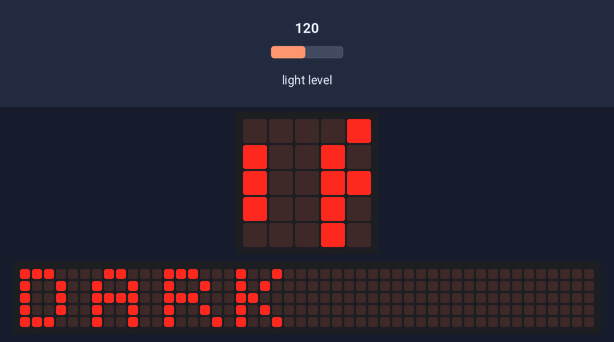
This program was run on a simulated BBC micro:bit (MakeCode). On the bench: the board's 5×5 LED display, a strip that is not on the board, showing the scrolling text unrolled. The inputs (shaded band) are chosen by the test bench; at power-on: light level 120. The 48×5 strip is a reading aid, not a part: it shows the text the display is scrolling, unrolled, one strip-width of it at a time.

Above: at 1.27 s.
1.3 s: light level set to 104
10.5 s: light level set to 97
At 13.63 s:
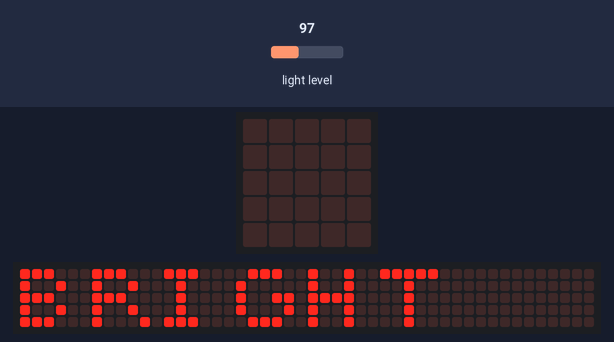
At 14.4 s:
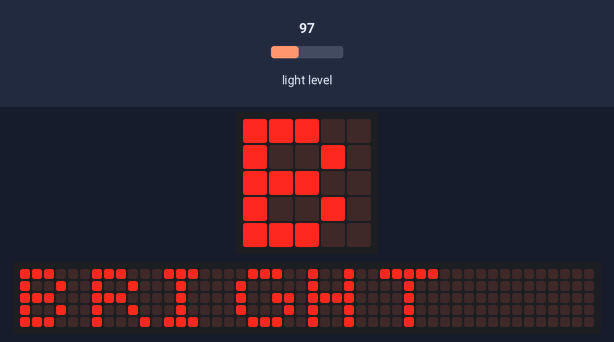
15.5 s: light level set to 128
At 20.85 s:
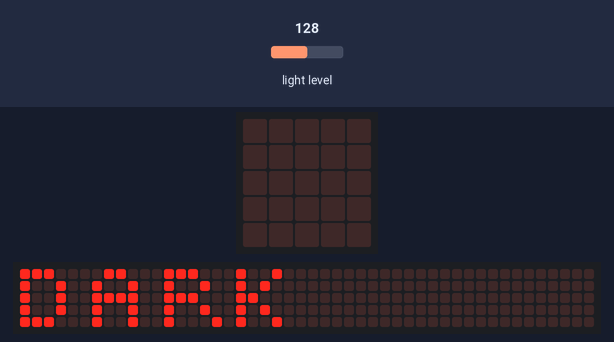

Measured:
- the behaviour switches between 101 and 100 on light level (found by bisection; images 0 and 1)
- after the input at 10.5 s, the display: first differs from a run without the input after 3.1 s (image 1)
- after the input at 15.5 s, the display: first differs from a run without the input after 5.3 s (image 3)

The program:

main.ts
```typescript
input.onPinPressed(TouchPin.P0, function () {

})
basic.forever(function () {
    if (input.lightLevel() > 100) {
        basic.showString("DARK")
    } else {
        basic.showString("BRIGHT ")
    }
})
```

test.ts
```typescript
// tests go here; this will not be compiled when this package is used as an extension.
```
